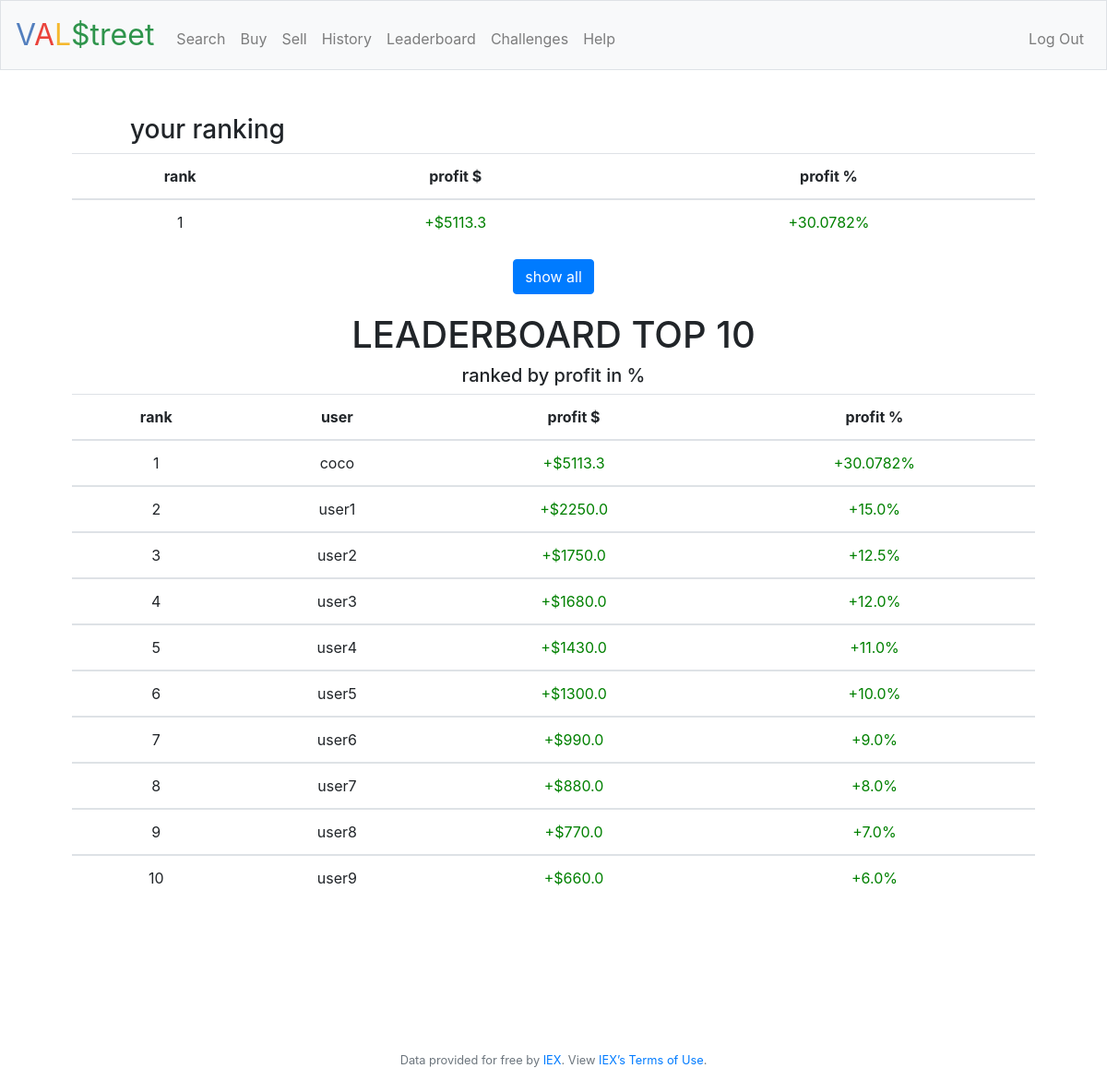
The app's page /leaderboard (signed in) with its own data.
### tables this page shows
CREATE TABLE 'users' ('id' INTEGER PRIMARY KEY AUTOINCREMENT NOT NULL, 'username' TEXT NOT NULL, 'hash' TEXT NOT NULL, 'cash' NUMERIC NOT NULL DEFAULT 10000.00 , profit float, profitpercent float, starting_cash, max profit FLOAT, min profit FLOAT, best_rank INT);

### application.py (the view)
@app.route("/leaderboard",  methods=["GET", "POST"])
@login_required
def leaderboard():
    user_id = session["user_id"]
    username = user_name(user_id)
    leader = leaders()
    topleader = topleaders()
    user = []
    for row in leader:
        if row[1] == username:
            user = row
    return render_template("leaderboard.html", leaders = topleader, user = user)

### application.py (called while the page is built)
@app.after_request
def after_request(response):
    response.headers["Cache-Control"] = "no-cache, no-store, must-revalidate"
    response.headers["Expires"] = 0
    response.headers["Pragma"] = "no-cache"
    return response

### helpers.py (called while the page is built)
def login_required(f):
    @wraps(f)
    def decorated_function(*args, **kwargs):
        if session.get("user_id") is None:
            return redirect("/login")
        return f(*args, **kwargs)
    return decorated_function

### myfunctions.py (called while the page is built)
def user_name(user_id):
    user = user_id
    usernamex = db.execute("SELECT username FROM users WHERE id = :user_id", user_id = user)
    username = usernamex[0]["username"]
    return username

def leaders():
    x = db.execute("SELECT * FROM users")
    rows = sorted(x, key=itemgetter("profitpercent"), reverse=True)
    leader = []
    rank = 0
    for row in rows:
        listx = []
        rank += 1
        listx.append(rank)
        username = row["username"]
        listx.append(username)
        cash = row["profit"]
        listx.append(cash)
        profit = row["profitpercent"]
        listx.append(profit)
        leader.append(listx)
    return leader

def topleaders():
    x = db.execute("SELECT * FROM users")
    rows = sorted(x, key=itemgetter("profitpercent"), reverse=True)
    leader = []
    rank = 0
    for row in range(10):
        listx = []
        rank += 1
        listx.append(rank)
        username = rows[row]["username"]
        listx.append(username)
        cash = rows[row]["profit"]
        listx.append(cash)
        profit = rows[row]["profitpercent"]
        listx.append(profit)
        leader.append(listx)
    return leader

### templates/leaderboard.html (shortened to what this page needs)
{% extends "layout.html" %}
{% block main %}
        <h3 style="margin-right:750px;">your ranking</h3>
        <table class="table table-stripend">
            <thead>
                <th>rank</th>
                <th>profit $</th>
                <th>profit %</th>
            </thead>
            <tbody>
                <td>{{ user[0] }}</td>
                    {% if user[3] < 0 : %}
                        <td style="color: red">${{ user[2] }}</td>
                        <td style="color: red">{{ user[3] }}%</td>
                    {% else %}
                        <td style="color: green">+${{ user[2] }}</td>
                        <td style="color: green">+{{ user[3] }}%</td>
                    {% endif %}
            </tbody>
        </table>
        <a href='http://www.3683b9ee-b9dd-414e-a791-5c3fa8be7f93-ide.cs50.xyz/leaderboard2'><button class="btn btn-primary">show all</button></a>
        <h1 style="margin-top:20px;">LEADERBOARD TOP 10</h1>
        <h5>ranked by profit in %</h5>
        <table class="table table-stripend">
            <thead>
                <th>rank</th>
                <th>user</th>
                <th>profit $</th>
                <th>profit %</th>
            </thead>
            {% for row in leaders %}
                <tbody>
                    <td>{{ row[0] }}</td>
                    <td>{{ row[1] }}</td>
                    {% if row[3] < 0 : %}
                        <td style="color: red">${{ row[2] }}</td>
                        <td style="color: red">{{ row[3] }}%</td>
                    {% else %}
                        <td style="color: green">+${{ row[2] }}</td>
                        <td style="color: green">+{{ row[3] }}%</td>
                    {% endif %}
                </tbody>
            {% endfor %}
        </table>
{% endblock %}

### records on screen
users: profit "5113.3", profitpercent "30.0782", best_rank "1", username "coco"
users: row "2", username "user1", profit "2250.0", profitpercent "15.0"
users: row "3", username "user2", profit "1750.0", profitpercent "12.5"
users: row "4", username "user3", profit "1680.0", profitpercent "12.0"
users: row "5", username "user4", profit "1430.0", profitpercent "11.0"
users: row "6", username "user5", profit "1300.0", profitpercent "10.0"
users: row "7", username "user6", profit "990.0", profitpercent "9.0"
users: row "8", username "user7", profit "880.0", profitpercent "8.0"
users: row "9", username "user8", profit "770.0", profitpercent "7.0"
users: row "10", username "user9", profit "660.0", profitpercent "6.0"

### other values on screen
{{ user[0] }} "1"
